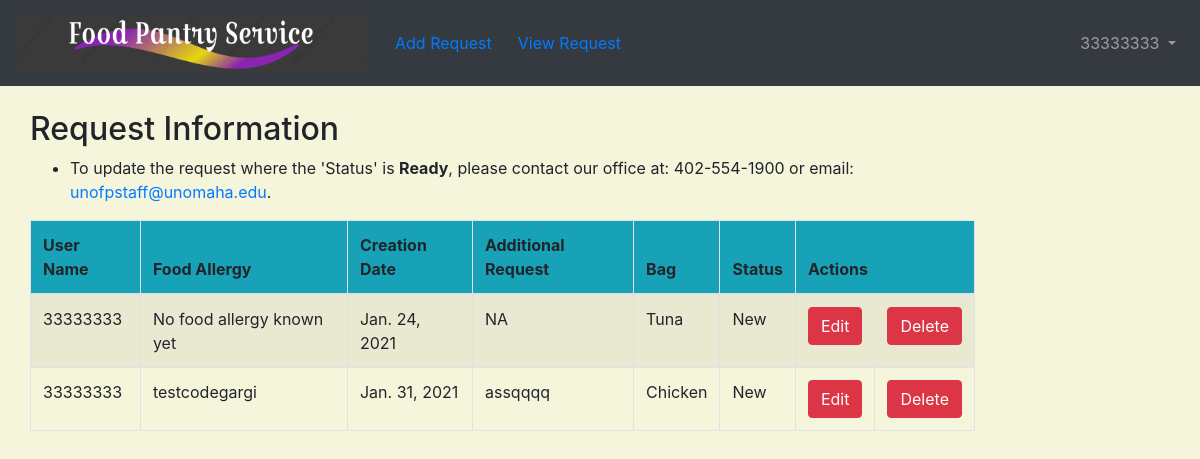
The app's page /request/req_list (signed in), older data.
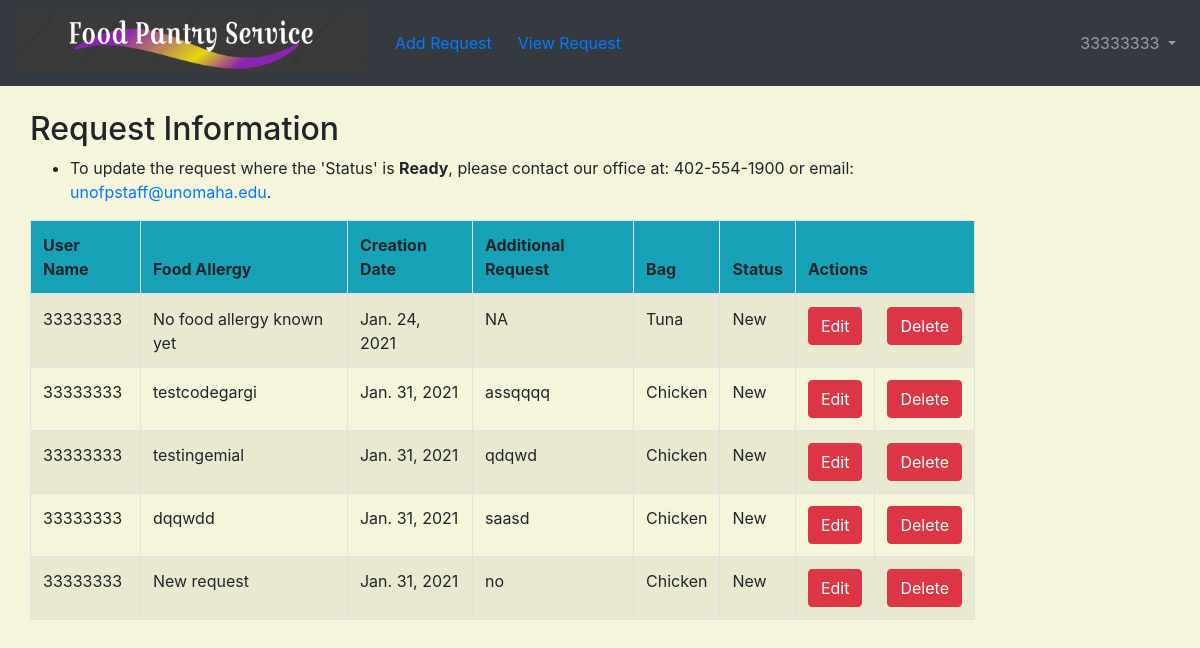
The same page, newer data.
### request/models.py (models this page shows, shortened)
class Request(models.Model):
    bag_type = (
        ('Chicken', 'Chicken Bag'),
        ('Tuna', 'Tuna Bag'),
        ('Veg', 'Veg Bag'),
    )
    approval_type = (
        ('New', 'New'),
        ('Ready', 'Ready'),
        ('Delivered', 'Delivered'),
    )
    username = models.ForeignKey(get_user_model(), on_delete=models.CASCADE, )
    food_allergy = models.TextField()
    request_date = models.DateField(default=timezone.now)
    additional_request = models.TextField()
    bag = models.CharField(max_length=20,
                           choices=bag_type,
                           default='Chicken')
    status = models.CharField(max_length=10,
                              choices=approval_type,
                              default='New')

### users/models.py (models this page shows)
class CustomUser(AbstractUser):
    email = models.EmailField(unique=True)
    address = models.CharField(max_length=50, default=' ')
    city = models.CharField(max_length=50, default=' ')
    state = models.CharField(max_length=50, default='NE')
    zipcode = models.CharField(max_length=10, default='00000')
    phone = models.CharField(max_length=20, default='(402)000-0000')
    username = models.CharField(max_length=10, unique=True, verbose_name='NUID', default='00000000')

### request/views.py (the view)
# urls.py: path('req_list', views.req_list, name='req_list'),
@login_required
def req_list(request):
    username_r = request.user.id
    reqs = Request.objects.filter(username=username_r)
    return render(request, 'req_list.html', {'reqs': reqs})

### templates/req_list.html (shortened to what this page needs)
<!DOCTYPE html>
{% extends 'base.html' %}
{% block content %}
    <body>
    <div class="col-md-10 col-md-offset-1">
        <div class="row">
            <h2 style="padding-left: 15Px">Request Information</h2>
        </div>
        {% if reqs.count > 0 %}
            <div style="width: 90%">
            <ul>
                <li>To update the request where the 'Status' is <b>Ready</b>, please contact our office at:
                    402-554-1900 or email: <a href="mailto:gargi.nandy111@gmail.com">unofpstaff@unomaha.edu</a>.
                </li>
            </ul>
        </div>
            <div class="table-responsive-lg">
            <table class="table table-striped table-bordered table-hover">
                <thead>
                <tr class="bg-info">
                    <th>User Name</th>
                    <th>Food Allergy</th>
                    <th>Creation Date</th>
                    <th>Additional Request</th>
                    <th>Bag</th>
                    <th>Status</th>
                    <th colspan="3">Actions</th>
                </tr>
                </thead>
                <tbody>
                {% for req in reqs %}
                    <tr>
                        <td>{{ req.username }}</td>
                        <td>{{ req.food_allergy }}</td>
                        <td>{{ req.request_date }}</td>
                        <td>{{ req.additional_request }}</td>
                        <td>{{ req.bag }}</td>
                        <td>{{ req.status }}</td>
                        {% if req.status != 'Ready' and req.status != 'Delivered' %}
                        <td><a href="{% url 'req_edit' pk=req.pk %}" class="btn btn-danger">Edit</a></td>
                        <td><a href="{% url 'req_delete' pk=req.pk %}"
                               onclick="return confirm('Are you sure you want to delete your booking request?')"
                               class="btn btn-danger">Delete</a></td>
                    {% else %}
                        <td>No Actions</td>
                    {% endif %}
                    </tr>
                {% endfor %}
                </tbody>
            </table>
        {% else %}
            You currently have no booking requests.  To create a new request click here:
            <a href="{% url 'req_new' %}">New Request</a>
        {% endif %}
        <br>
        </div>
    </div>
    </body>
{% endblock %}

Row changes from the older to the newer data that the page shows:
added Request: username "33333333", food_allergy "testingemial", request_date "Jan. 31, 2021", additional_request "qdqwd", bag "Chicken", status "New", shows "Edit"
added Request: username "33333333", food_allergy "dqqwdd", request_date "Jan. 31, 2021", additional_request "saasd", bag "Chicken", status "New", shows "Edit"
added Request: username "33333333", food_allergy "New request", request_date "Jan. 31, 2021", additional_request "no", bag "Chicken", status "New", shows "Edit"
